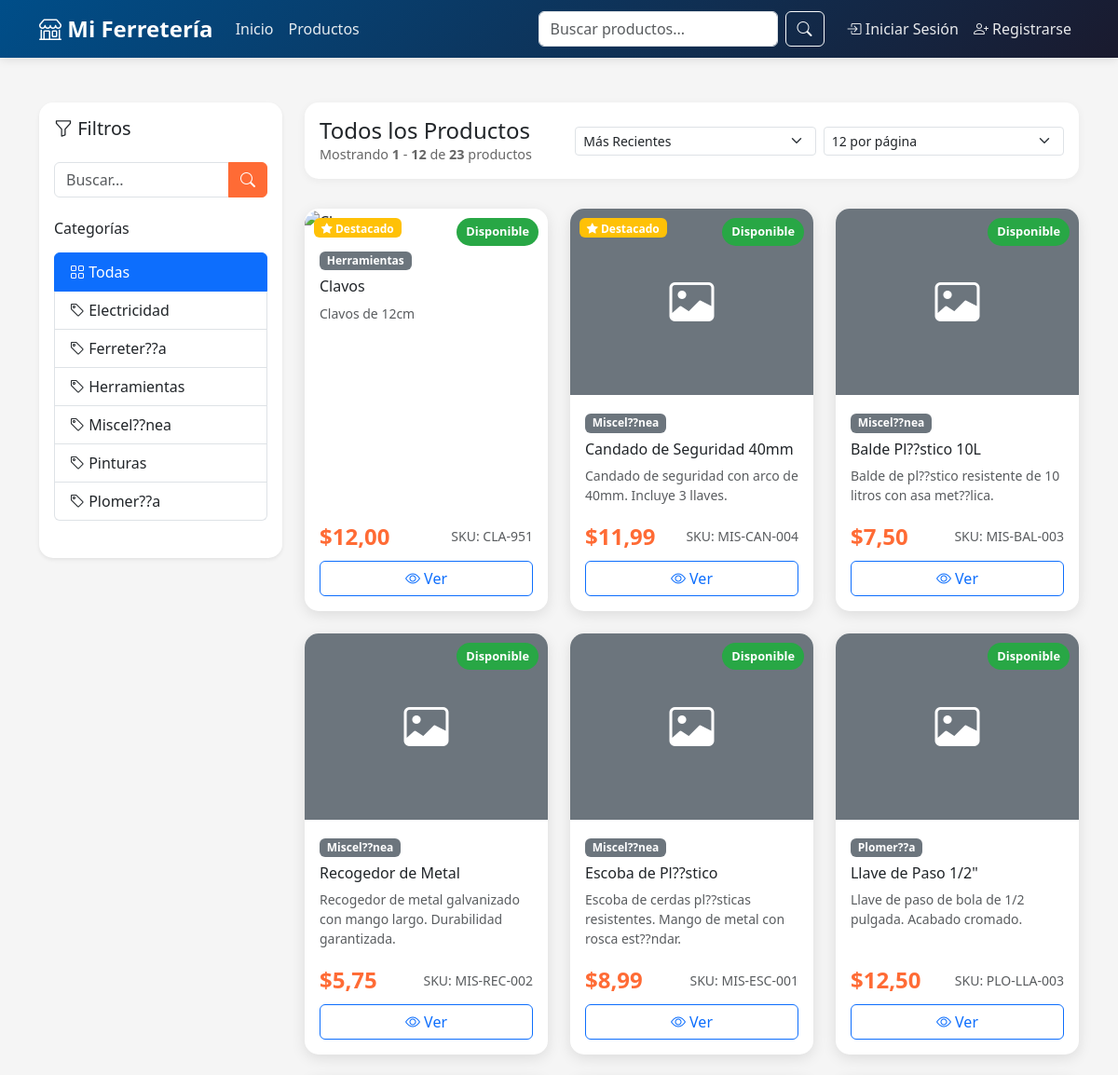
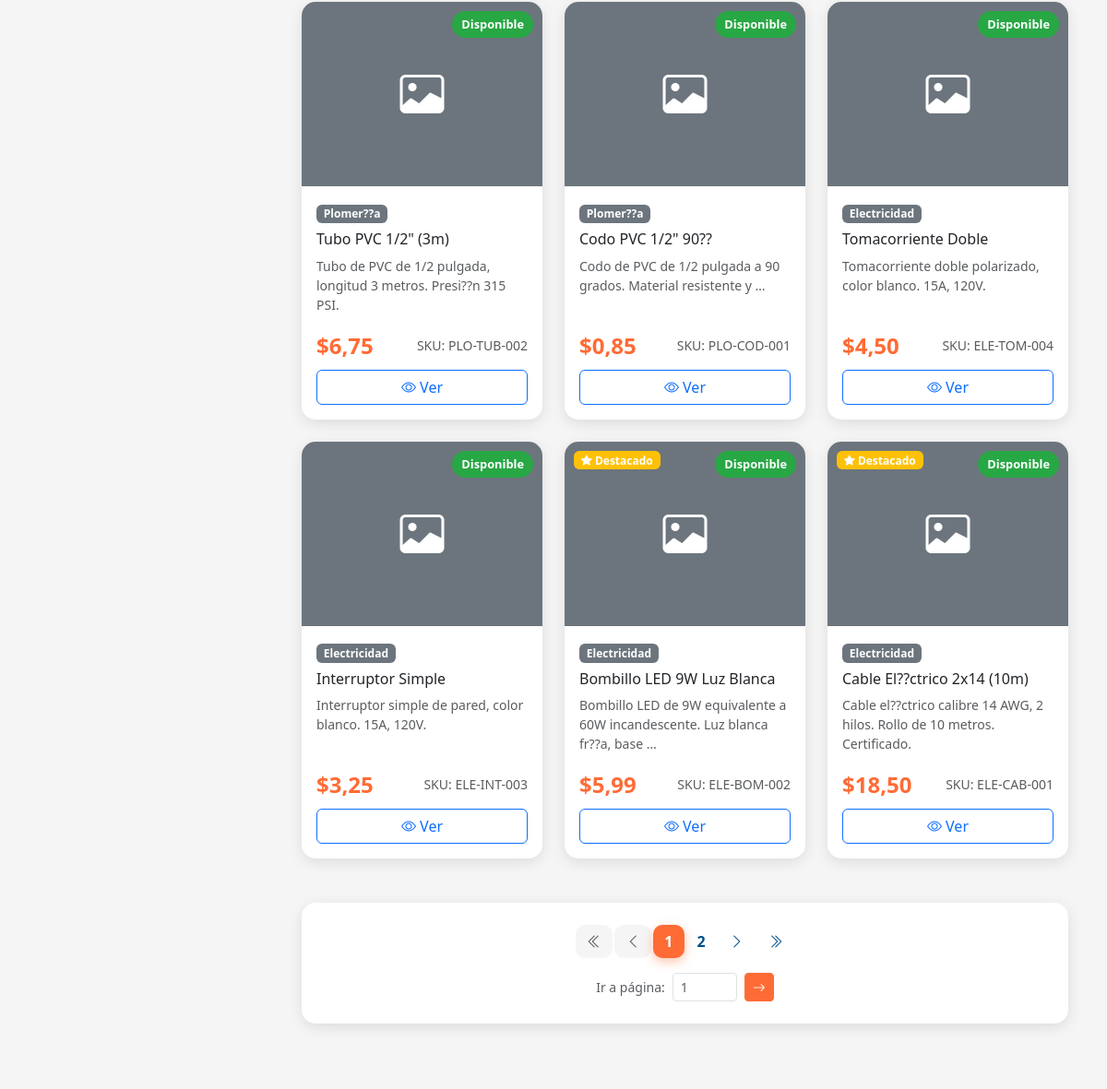
/productos/ (upper part), run on an earlier commit of the app's database (2 pictures, top to bottom).
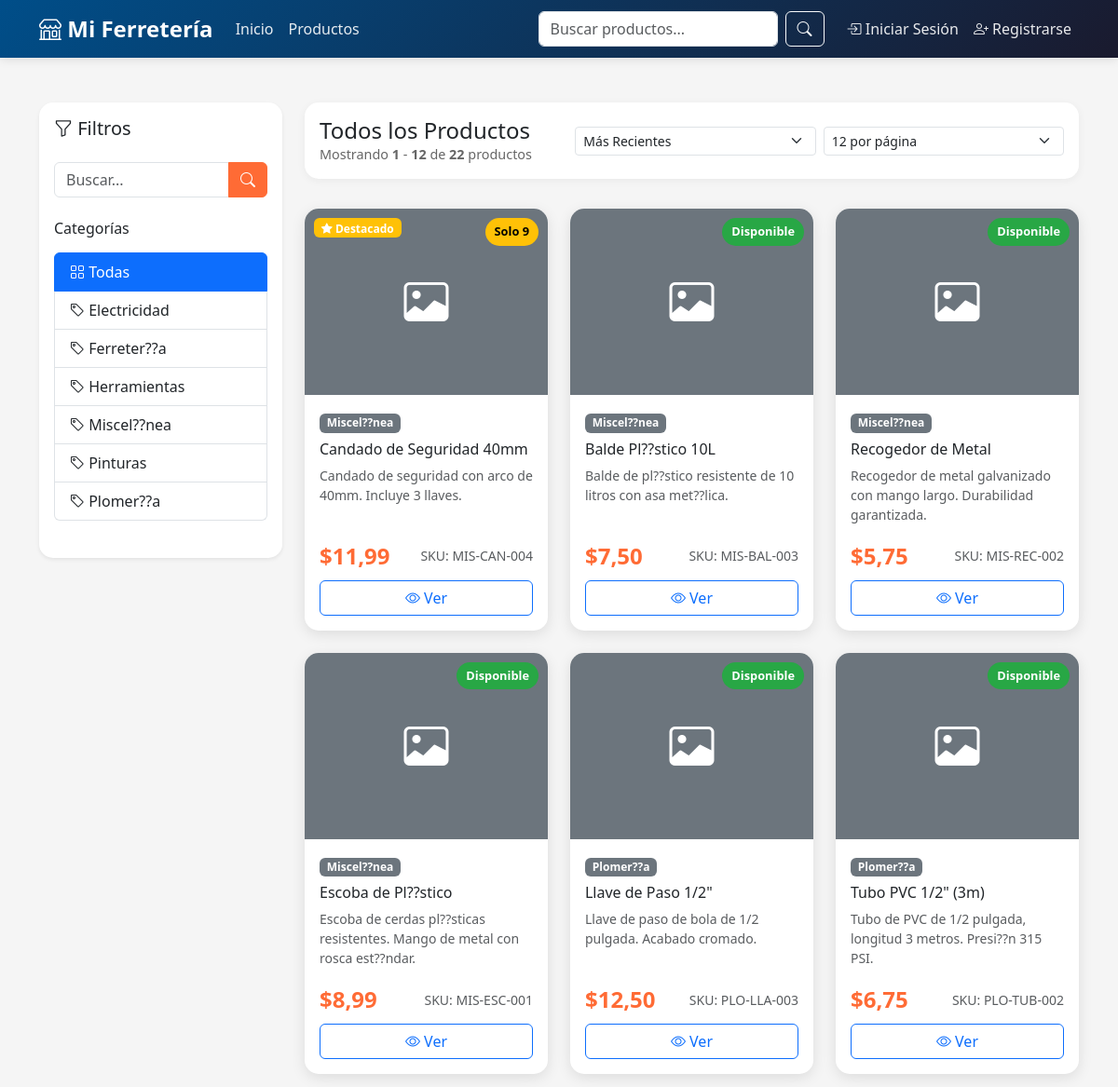
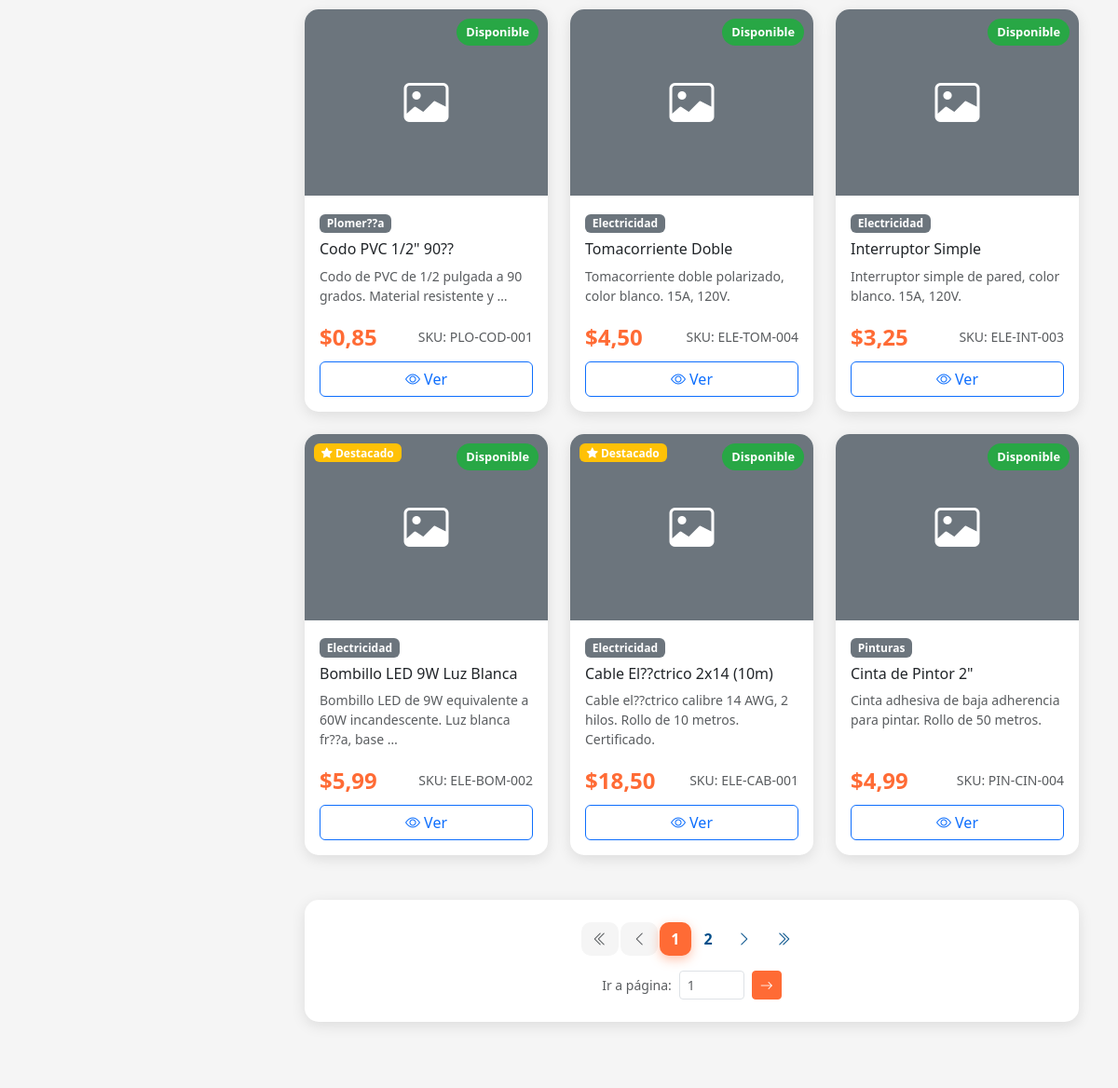
And on a later commit of the database (2 pictures, top to bottom).
### shop/models.py (models this page shows, shortened)
class Category(models.Model):
    name = models.CharField(max_length=100, verbose_name="Nombre")
    description = models.TextField(blank=True, verbose_name="Descripción")
    slug = models.SlugField(unique=True)
    created_at = models.DateTimeField(auto_now_add=True)
    class Meta:
        verbose_name = "Categoría"
        verbose_name_plural = "Categorías"
        ordering = ['name']

class Product(models.Model):
    category = models.ForeignKey(Category, on_delete=models.CASCADE, related_name='products', verbose_name="Categoría")
    name = models.CharField(max_length=200, verbose_name="Nombre")
    description = models.TextField(verbose_name="Descripción")
    price = models.DecimalField(max_digits=10, decimal_places=2, validators=[MinValueValidator(Decimal('0.01'))], verbose_name="Precio")
    stock = models.IntegerField(default=0, validators=[MinValueValidator(0)], verbose_name="Stock")
    image = models.ImageField(upload_to='products/', blank=True, null=True, verbose_name="Imagen")
    is_active = models.BooleanField(default=True, verbose_name="Activo")
    featured = models.BooleanField(default=False, verbose_name="Destacado")
    sku = models.CharField(max_length=50, unique=True, verbose_name="SKU")
    created_at = models.DateTimeField(auto_now_add=True)
    updated_at = models.DateTimeField(auto_now=True)
    class Meta:
        verbose_name = "Producto"
        verbose_name_plural = "Productos"
        ordering = ['-created_at']

### shop/views.py (the view, shortened to what this page needs)
# urls.py: path('productos/', views.product_list, name='product_list'),
def product_list(request):
    products = Product.objects.filter(is_active=True)
    categories = Category.objects.all()
    category_slug = request.GET.get('category')
    if category_slug:
        products = products.filter(category__slug=category_slug)
    query = request.GET.get('q')
    if query:
        products = products.filter(
            Q(name__icontains=query) |
            Q(description__icontains=query) |
            Q(sku__icontains=query)
        )
    sort_by = request.GET.get('sort', '-created_at')
    valid_sorts = {
        'price_asc': 'price',
        'price_desc': '-price',
        'name_asc': 'name',
        'name_desc': '-name',
        'newest': '-created_at',
        'oldest': 'created_at',
        'popular': '-featured',  # Puedes cambiar esto por ventas reales
    }
    if sort_by in valid_sorts:
        products = products.order_by(valid_sorts[sort_by])
    else:
        products = products.order_by('-created_at')
    try:
        items_per_page = int(request.GET.get('per_page', 12))
        if items_per_page not in [12, 24, 36, 48]:
            items_per_page = 12
    except (ValueError, TypeError):
        items_per_page = 12
    paginator = Paginator(products, items_per_page)
    try:
        page = int(request.GET.get('page', 1))
        if page < 1:
            page = 1
    except (ValueError, TypeError):
        page = 1
    try:
        products_page = paginator.page(page)
    except PageNotAnInteger:
        page = 1
        products_page = paginator.page(1)
    except EmptyPage:
        if paginator.num_pages > 0:
            products_page = paginator.page(paginator.num_pages)
        else:
            products_page = paginator.page(1)
    context = {
        'products': products_page,
        'categories': categories,
        'current_category': category_slug,
        'query': query,
        'sort_by': sort_by,
        'items_per_page': items_per_page,
        'paginator': paginator,
    }
    return render(request, 'shop/product_list.html', context)

### shop/templates/shop/product_list.html (shortened to what this page needs)
{% extends 'shop/base.html' %}
{% block content %}
<div class="container py-5" id="products-section">
    <div class="row">
        <div class="col-lg-3 mb-4 filters-sidebar">
            <div class="card shadow-sm" id="filtersCard">
                <div class="card-body">
                    <h5 class="card-title mb-4">
                        <i class="bi bi-funnel"></i> Filtros
                    </h5>
                    <div class="mb-4">
                        <form method="get" action="{% url 'shop:product_list' %}" id="searchForm">
                            <div class="input-group">
                                <input type="text"
                                       class="form-control"
                                       id="searchInput"
                                       name="q"
                                       placeholder="Buscar..."
                                       value="{{ query|default:'' }}"
                                       autocomplete="off">
                                <button class="btn btn-primary" type="submit">
                                    <i class="bi bi-search"></i>
                                </button>
                            </div>
                        </form>
                    </div>
                    <h6 class="mb-3">Categorías</h6>
                    <div class="list-group mb-4">
                        <a href="{% url 'shop:product_list' %}"
                           class="list-group-item list-group-item-action {% if not current_category %}active{% endif %}">
                            <i class="bi bi-grid"></i> Todas
                        </a>
                        {% for category in categories %}
                            <a href="?category={{ category.slug }}"
                               class="list-group-item list-group-item-action category-filter {% if current_category == category.slug %}active{% endif %}"
                               data-category="{{ category.slug }}">
                                <i class="bi bi-tag"></i> {{ category.name }}
                            </a>
                        {% endfor %}
                    </div>
                </div>
            </div>
        </div>
        <div class="col-lg-9">
            <div class="view-controls">
                <div class="row align-items-center">
                    <div class="col-md-4">
                        <h4 class="mb-0" id="productsTitle">
                            {% if current_category %}
                                {% for category in categories %}
                                    {% if category.slug == current_category %}
                                        {{ category.name }}
                                    {% endif %}
                                {% endfor %}
                            {% elif query %}
                                Resultados para "{{ query }}"
                            {% else %}
                                Todos los Productos
                            {% endif %}
                        </h4>
                        <p class="results-info mb-0">
                            Mostrando <strong id="startIndex">{{ products.start_index }}</strong> -
                            <strong id="endIndex">{{ products.end_index }}</strong> de
                            <strong id="totalProducts">{{ paginator.count }}</strong> productos
                        </p>
                    </div>
                    <div class="col-md-8">
                        <div class="row g-2">
                            <div class="col-md-6">
                                <select class="form-select form-select-sm" id="sortSelect">
                                    <option value="newest" {% if sort_by == 'newest' %}selected{% endif %}>Más Recientes</option>
                                </select>
                            </div>
                            <div class="col-md-6">
                                <select class="form-select form-select-sm" id="perPageSelect">
                                    <option value="12" {% if items_per_page == 12 %}selected{% endif %}>12 por página</option>
                                </select>
                            </div>
                        </div>
                    </div>
                </div>
            </div>
            <div id="productsContainer" class="position-relative">
                <div class="row g-4" id="productsGrid">
                    {% include 'shop/partials/product_grid.html' %}
                </div>
            </div>
            {% if paginator.num_pages > 1 %}
            <div class="pagination-wrapper mt-5" id="paginationWrapper">
                <nav aria-label="Navegación de productos">
                    <ul class="pagination justify-content-center mb-0" id="paginationNav">
                        <li class="page-item {% if not products.has_previous %}disabled{% endif %}">
                            <a class="page-link page-nav"
                               href="#"
                               data-page="1"
                               aria-label="Primera">
                                <i class="bi bi-chevron-double-left"></i>
                            </a>
                        </li>
                        <li class="page-item {% if not products.has_previous %}disabled{% endif %}">
                            <a class="page-link page-nav"
                               href="#"
                               data-page="{% if products.has_previous %}{{ products.previous_page_number }}{% else %}1{% endif %}"
                               aria-label="Anterior">
                                <i class="bi bi-chevron-left"></i>
                            </a>
                        </li>
                        {% for num in paginator.page_range %}
                            {% if num == products.number %}
                                <li class="page-item active">
                                    <span class="page-link">{{ num }}</span>
                                </li>
                            {% elif num > products.number|add:'-3' and num < products.number|add:'3' %}
                                <li class="page-item">
                                    <a class="page-link page-nav"
                                       href="#"
                                       data-page="{{ num }}">{{ num }}</a>
                                </li>
                            {% endif %}
                        {% endfor %}
                        <li class="page-item {% if not products.has_next %}disabled{% endif %}">
                            <a class="page-link page-nav"
                               href="#"
                               data-page="{% if products.has_next %}{{ products.next_page_number }}{% else %}{{ paginator.num_pages }}{% endif %}"
                               aria-label="Siguiente">
                                <i class="bi bi-chevron-right"></i>
                            </a>
                        </li>
                        <li class="page-item {% if not products.has_next %}disabled{% endif %}">
                            <a class="page-link page-nav"
                               href="#"
                               data-page="{{ paginator.num_pages }}"
                               aria-label="Última">
                                <i class="bi bi-chevron-double-right"></i>
                            </a>
                        </li>
                    </ul>
                </nav>
                <div class="text-center mt-3">
                    <div class="d-inline-flex align-items-center gap-2">
                        <span class="text-muted small">Ir a página:</span>
                        <input type="number"
                               id="gotoPageInput"
                               class="form-control form-control-sm"
                               style="width: 70px;"
                               min="1"
                               max="{{ paginator.num_pages }}"
                               placeholder="{{ products.number }}">
                        <button class="btn btn-sm btn-primary" id="gotoPageBtn">
                            <i class="bi bi-arrow-right"></i>
                        </button>
                    </div>
                </div>
            </div>
            {% endif %}
        </div>
    </div>
</div>
{% endblock %}

### shop/templates/shop/partials/product_grid.html (shortened to what this page needs)
{% load static %}
{% for product in products %}
<div class="col-lg-4 col-md-6 product-card-wrapper" data-product-id="{{ product.id }}">
    <div class="card h-100 product-card">
        <div class="position-relative product-image-container">
            {% if product.image %}
                <img src="{{ product.image.url }}"
                     class="card-img-top product-image"
                     alt="{{ product.name }}"
                     loading="lazy">
            {% else %}
                <div class="product-image bg-secondary d-flex align-items-center justify-content-center">
                    <i class="bi bi-image text-white" style="font-size: 3rem;"></i>
                </div>
            {% endif %}
            {% if product.stock == 0 %}
                <span class="stock-badge out-of-stock">Agotado</span>
            {% elif product.stock < 10 %}
                <span class="stock-badge low-stock">Solo {{ product.stock }}</span>
            {% else %}
                <span class="stock-badge in-stock">Disponible</span>
            {% endif %}
            {% if product.featured %}
                <span class="badge bg-warning position-absolute" style="top: 10px; left: 10px;">
                    <i class="bi bi-star-fill"></i> Destacado
                </span>
            {% endif %}
        </div>
        <div class="card-body d-flex flex-column">
            <div class="mb-2">
                <span class="badge bg-secondary">{{ product.category.name }}</span>
            </div>
            <h6 class="card-title">{{ product.name }}</h6>
            <p class="card-text text-muted small flex-grow-1">
                {{ product.description|truncatewords:12 }}
            </p>
            <div class="mt-auto">
                <div class="d-flex justify-content-between align-items-center mb-2">
                    <span class="price-tag">${{ product.price }}</span>
                    <small class="text-muted">SKU: {{ product.sku }}</small>
                </div>
                <div class="d-flex gap-2">
                    <a href="{% url 'shop:product_detail' product.pk %}"
                       class="btn btn-outline-primary flex-grow-1">
                        <i class="bi bi-eye"></i> Ver
                    </a>
                </div>
            </div>
        </div>
    </div>
</div>
{% endfor %}

What changed in the data, as far as the page shows it:
removed Product: stock "Disponible", featured True (drawn), category.name "Herramientas", name "Clavos", description "Clavos de 12cm", price "12,00", sku "CLA-951"
changed Product "Candado de Seguridad 40mm": stock (not shown) → "9"; stock "Disponible" → "Solo"
now on this page (row unchanged): Product: stock "Disponible", category.name "Pinturas", name "Cinta de Pintor 2\"", description "Cinta adhesiva de baja adherencia para pintar. Rollo de 50 metros.", price "4,99", sku "PIN-CIN-004"
Also different on the page:
{{ paginator.count }}: "23" → "22"
